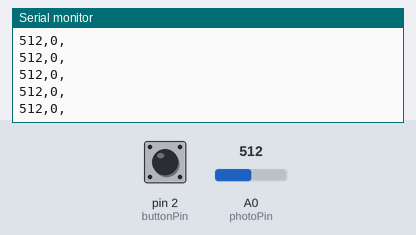
This sketch was run on a simulated Arduino Uno, built with avr-gcc and run on an emulated ATmega328P. On the bench: the last lines printed to the serial monitor. The test bench sets the inputs (shaded band); at power-on: A0 (photoPin) = 512, pin 2 (buttonPin) LOW.

Above: at 1.2 s.
1.3 s: A0 (photoPin) set to 105
At 1.9 s:
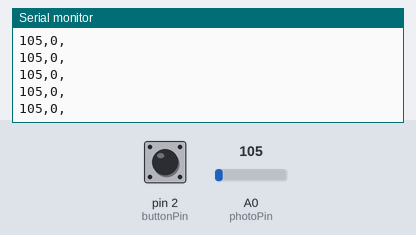
2.8 s: A0 (photoPin) set to 94
At 3.6 s:
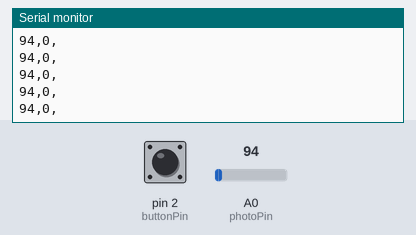
8.8 s: A0 (photoPin) set to 989
At 9.9 s:
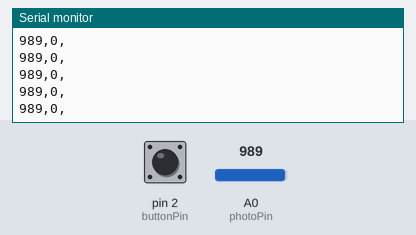
10.3 s: A0 (photoPin) set to 1009
At 11.2 s:
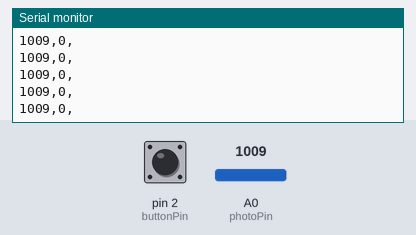
Timing chart, 0 to 13.3 s (numbered marks = the images above; inputs shaded):
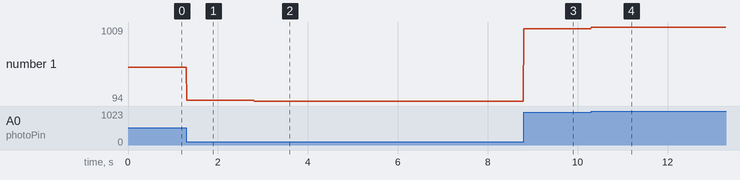

Measured:
- after the input at 1.3 s, the serial monitor: prints a new line at once (image 1)
- after the input at 2.8 s, the serial monitor: prints a new line at once (image 2)
- after the input at 8.8 s, the serial monitor: prints a new line at once (image 3)
- after the input at 10.3 s, the serial monitor: prints a new line at once (image 4)
- plotted number 1: 512 → 105 after the input at 1.3 s, 105 → 94 after the input at 2.8 s, 94 → 989 after the input at 8.8 s, 989 → 1009 after the input at 10.3 s

The sketch:

visualization_of_sensor_data_arduino.ino
```cpp
/*
 **********************************************************************
 * Visualization of Photocell Data                                    *
 * Jennifer Presto                                                    *
 * October 29, 2012                                                   *
 *                                                                    *
 * A visualization of information coming from the                     *
 * photocell.  Press the button to see an alternate                   *
 * visualization.                                                     *
 * (Homework for CCLab combining Processing and Arduino).             *
 *                                                                    *
 * Code for differentiating between sensors adapted from              *
 * a combination of the NYU-ITP Physical Computing lab examples,      *
 * available here:                                                    *
 * http://itp.nyu.edu/physcomp/Labs/SerialDuplex                      *
 * and from Arduino Invader by Matt Griffis, available here:          *
 * http://www.openprocessing.org/sketch/77167                         *
 *                                                                    *
 * Circuit wired as follows:                                          *
 * Button with 10K ohm resistor to pin 2                              *
 * Photocell with 10K ohm resistor to pin A0                          *
 *                                                                    *
 **********************************************************************
 */

const int buttonPin = 2; // digital input from the button
const int photoPin = A0;
int lightValue;
int buttonValue;

void setup() {
  Serial.begin(9600);
  pinMode(buttonPin, INPUT);
}

void loop() {

  //punctuation method to differentiate photocell from button
  lightValue = analogRead(photoPin); //photocell
  buttonValue = digitalRead(buttonPin);
  Serial.print(lightValue); //print results
  Serial.print(",");
  Serial.print(buttonValue); //print results with carriage return
  Serial.print(",");
  Serial.print('\n');
  delay(10);
}
```
